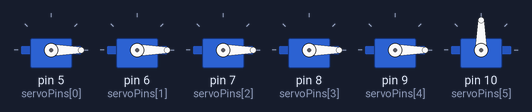
A sketch run on a simulated Arduino Uno, built with avr-gcc and run on an emulated ATmega328P. Shown: 6 × servo.

Above: at 1.05 s.
At 3.05 s:
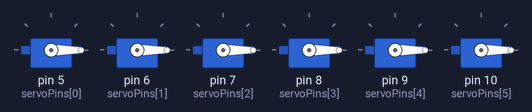
At 5.1 s:
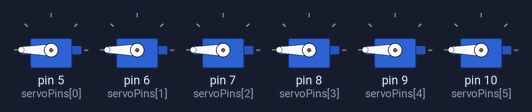
Timing chart, 0 to 6.4 s (numbered marks = the images above):
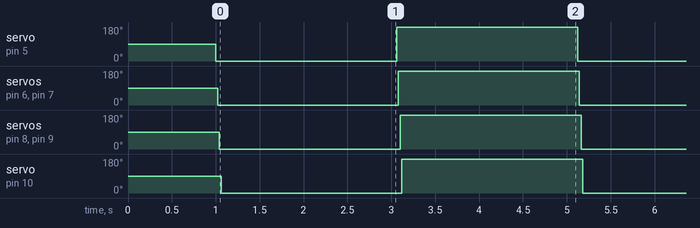

Measured:
- by itself, servo on pin 5 (servoPins[0]), servo on pin 6 (servoPins[1]), servo on pin 7 (servoPins[2]), servo on pin 8 (servoPins[3]), servo on pin 9 (servoPins[4]), servo on pin 10 (servoPins[5]): alternates 180° for 2.1 s and 0° for 2.1 s

The sketch:

03_Servo.ino
```cpp
/***********************************************************
 Website: www.adeept.com
 E-mail: support@adeept.com
***********************************************************/
#include <Servo.h>
#define SERVO_NUM 6
Servo servos[SERVO_NUM];
uint8_t servoPins[SERVO_NUM] = {5, 6, 7, 8, 9, 10};

void setup() {
  for (int i = 0; i < SERVO_NUM; i++) {
    servos[i].attach(servoPins[i]);
    servos[i].write(90);
  }
  delay(1000);
}

void loop() {
  servoMoveAll(0);
  delay(2000);
  servoMoveAll(180);
  delay(2000);
}

void servoMoveAll(int angle) {
  for (int i = 0; i < SERVO_NUM; i++) {
    servos[i].write(angle);
    delay(10);
  }
}
```
